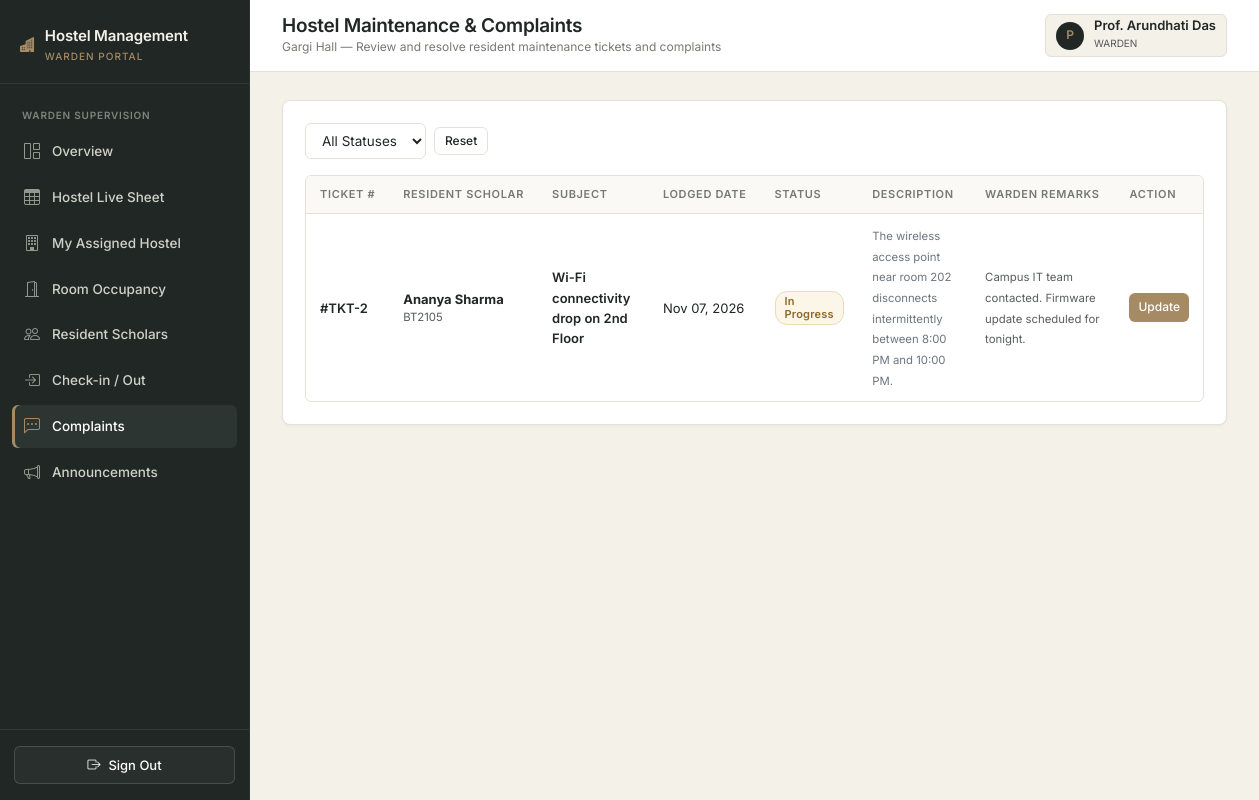
/warden/complaints (signed in), run on the app's committed database.
### hostel_allocation_system/app/models.py (models this page shows, shortened)
class User(UserMixin, db.Model):
    __tablename__ = "users"
    id = db.Column(db.Integer, primary_key=True)
    name = db.Column(db.String(100), nullable=False)
    email = db.Column(db.String(120), unique=True, nullable=False, index=True)
    password_hash = db.Column(db.String(255), nullable=False)
    role = db.Column(db.Enum("student", "warden", "admin", name="user_roles"), nullable=False)
    created_at = db.Column(db.DateTime, default=datetime.utcnow, nullable=False)
    student = db.relationship("Student", backref="user", uselist=False, cascade="all, delete-orphan")
    warden = db.relationship("Warden", backref="user", uselist=False, cascade="all, delete-orphan")

class Hostel(db.Model):
    __tablename__ = "hostels"
    id = db.Column(db.Integer, primary_key=True)
    hostel_name = db.Column(db.String(100), unique=True, nullable=False)
    hostel_type = db.Column(db.Enum("Boys", "Girls", "Co-ed", name="hostel_types"), nullable=False)
    address = db.Column(db.String(255), nullable=False)
    total_rooms = db.Column(db.Integer, default=0, nullable=False)
    description = db.Column(db.Text)
    rooms = db.relationship("Room", backref="hostel", cascade="all, delete-orphan", lazy="dynamic")
    wardens = db.relationship("Warden", backref="hostel", lazy="dynamic")
    complaints = db.relationship("Complaint", backref="hostel", lazy="dynamic")
    announcements = db.relationship("Announcement", backref="hostel", lazy="dynamic")

class Complaint(db.Model):
    __tablename__ = "complaints"
    id = db.Column(db.Integer, primary_key=True)
    student_id = db.Column(db.Integer, db.ForeignKey("students.id", ondelete="CASCADE"), nullable=False)
    hostel_id = db.Column(db.Integer, db.ForeignKey("hostels.id", ondelete="SET NULL"), nullable=True)
    complaint_title = db.Column(db.String(150), nullable=False)
    description = db.Column(db.Text, nullable=False)
    complaint_date = db.Column(db.DateTime, default=datetime.utcnow, nullable=False)
    status = db.Column(db.Enum("Open", "In Progress", "Resolved", "Closed", name="complaint_status"), default="Open", nullable=False)
    warden_remarks = db.Column(db.String(255))

class Student(db.Model):
    __tablename__ = "students"
    id = db.Column(db.Integer, primary_key=True)
    user_id = db.Column(db.Integer, db.ForeignKey("users.id", ondelete="CASCADE"), unique=True, nullable=False)
    registration_number = db.Column(db.String(30), unique=True, nullable=False, index=True)
    phone = db.Column(db.String(15), nullable=False)
    department = db.Column(db.String(100), nullable=False)
    academic_year = db.Column(db.SmallInteger, nullable=False)
    gender = db.Column(db.Enum("Male", "Female", "Other", name="genders"), nullable=False)
    address = db.Column(db.String(255))
    applications = db.relationship("Application", backref="student", cascade="all, delete-orphan", lazy="dynamic")
    allocations = db.relationship("Allocation", backref="student", cascade="all, delete-orphan", lazy="dynamic")
    complaints = db.relationship("Complaint", backref="student", cascade="all, delete-orphan", lazy="dynamic")

### hostel_allocation_system/app/warden/routes.py (the view)
@bp.route("/complaints")
@login_required
@role_required("warden")
def complaints():
    warden = get_current_warden()
    hostel = warden.hostel
    if not hostel:
        return render_template("warden/unassigned.html", warden=warden)
    status_filter = request.args.get("status", "").strip()
    comps_query = Complaint.query.filter_by(hostel_id=hostel.id)
    if status_filter:
        comps_query = comps_query.filter(Complaint.status == status_filter)
    all_comps = comps_query.order_by(Complaint.complaint_date.desc()).all()
    form = WardenComplaintForm()
    return render_template("warden/complaints.html",
                           hostel=hostel,
                           complaints=all_comps,
                           form=form,
                           selected_status=status_filter)

### hostel_allocation_system/app/forms.py
class WardenComplaintForm(FlaskForm):
    status = SelectField("Resolution Status", choices=[
        ("Open", "Open"),
        ("In Progress", "In Progress"),
        ("Resolved", "Resolved"),
        ("Closed", "Closed")
    ], validators=[DataRequired()])
    warden_remarks = TextAreaField("Warden Remarks / Action Taken", validators=[Length(max=255)])
    submit = SubmitField("Update Complaint")

### hostel_allocation_system/app/__init__.py (called while the page is built)
@login_manager.user_loader
def load_user(user_id):
    from .models import User
    return db.session.get(User, int(user_id))

### hostel_allocation_system/app/warden/routes.py (called while the page is built)
def get_current_warden():
    warden = Warden.query.filter_by(user_id=current_user.id).first()
    if not warden:
        abort(404, description="Warden profile not found.")
    return warden

### hostel_allocation_system/app/templates/warden/complaints.html (shortened to what this page needs)
{% extends "shared/base.html" %}
{% block page_title %}Hostel Maintenance & Complaints{% endblock %}
{% block page_subtitle %}{{ hostel.hostel_name }} — Review and resolve resident maintenance tickets and complaints{% endblock %}
{% block content %}
<div class="content-panel">
  <form method="GET" action="{{ url_for('warden.complaints') }}" class="d-flex align-items-center gap-2 mb-3">
    <select name="status" class="form-select-custom" style="width: auto;" onchange="this.form.submit()">
      <option value="">All Statuses</option>
    </select>
    <a href="{{ url_for('warden.complaints') }}" class="btn-custom btn-outline-custom btn-sm-custom">Reset</a>
  </form>
  {% if complaints %}
    <div class="table-responsive-wrapper">
      <table class="custom-table">
        <thead>
          <tr>
            <th>Ticket #</th>
            <th>Resident Scholar</th>
            <th>Subject</th>
            <th>Lodged Date</th>
            <th>Status</th>
            <th>Description</th>
            <th>Warden Remarks</th>
            <th>Action</th>
          </tr>
        </thead>
        <tbody>
          {% for c in complaints %}
            <tr>
              <td class="fw-semibold">#TKT-{{ c.id }}</td>
              <td>
                <span class="fw-bold">{{ c.student.user.name }}</span>
                <small class="text-muted d-block">{{ c.student.registration_number }}</small>
              </td>
              <td class="fw-semibold">{{ c.complaint_title }}</td>
              <td>{{ c.complaint_date.strftime('%b %d, %Y') }}</td>
              <td>{{ c.status|status_badge|safe }}</td>
              <td style="max-width: 220px;"><span class="text-secondary small">{{ c.description }}</span></td>
              <td style="max-width: 200px;"><span class="text-muted small">{{ c.warden_remarks or 'None' }}</span></td>
              <td>
                <button class="btn-custom btn-bronze btn-sm-custom py-1 px-2" data-bs-toggle="modal" data-bs-target="#updateComplaintModal{{ c.id }}">
                  Update
                </button>
              </td>
            </tr>
          {% endfor %}
        </tbody>
      </table>
    </div>
  {% else %}
    <div class="text-center py-5 text-muted small">No complaints logged for {{ hostel.hostel_name }}.</div>
  {% endif %}
</div>
{% endblock %}

### hostel_allocation_system/app/templates/shared/base.html (shortened to what this page needs)
<!DOCTYPE html>
<html lang="en">
<head>
  <link rel="stylesheet" href="https://cdn.jsdelivr.net/npm/bootstrap@5.3.3/dist/css/bootstrap.min.css">
  <link rel="stylesheet" href="https://cdn.jsdelivr.net/npm/bootstrap-icons@1.11.3/font/bootstrap-icons.min.css">
  <link rel="stylesheet" href="{{ url_for('static', filename='css/main.css') }}">
</head>
<body>
{% if current_user.is_authenticated %}
  <div class="app-wrapper">
    <aside class="app-sidebar">
      <div class="sidebar-header">
        <div class="sidebar-brand">
          <i class="bi bi-buildings-fill text-warning" style="color: var(--accent-bronze) !important;"></i>
          <div>
            <div>Hostel Management</div>
            <small>{{ current_user.role }} portal</small>
          </div>
        </div>
      </div>
      <nav class="sidebar-nav">
        {% if current_user.role == 'admin' %}
          <div class="nav-section-title">Institutional Overview</div>
          <a href="{{ url_for('admin.overview') }}" class="{{ 'active' if request.endpoint == 'admin.overview' else '' }}">
            <i class="bi bi-grid-1x2"></i> Overview
          </a>
          <a href="{{ url_for('admin.sheets') }}" class="{{ 'active' if request.endpoint == 'admin.sheets' else '' }}">
            <i class="bi bi-table"></i> Live Database Sheet
          </a>
          <div class="nav-section-title">Accommodations</div>
          <a href="{{ url_for('admin.hostels') }}" class="{{ 'active' if request.endpoint == 'admin.hostels' else '' }}">
            <i class="bi bi-building"></i> Hostels
          </a>
          <a href="{{ url_for('admin.rooms') }}" class="{{ 'active' if request.endpoint == 'admin.rooms' else '' }}">
            <i class="bi bi-door-open"></i> Rooms & Beds
          </a>
          <a href="{{ url_for('admin.allocations') }}" class="{{ 'active' if request.endpoint == 'admin.allocations' else '' }}">
            <i class="bi bi-key"></i> Room Allocation
          </a>
          <div class="nav-section-title">Admissions & Students</div>
          <a href="{{ url_for('admin.applications') }}" class="{{ 'active' if request.endpoint == 'admin.applications' else '' }}">
            <i class="bi bi-file-earmark-text"></i> Applications
          </a>
          <a href="{{ url_for('admin.students') }}" class="{{ 'active' if request.endpoint == 'admin.students' else '' }}">
            <i class="bi bi-people"></i> Students
          </a>
          <a href="{{ url_for('admin.wardens') }}" class="{{ 'active' if request.endpoint == 'admin.wardens' else '' }}">
            <i class="bi bi-person-badge"></i> Wardens
          </a>
          <div class="nav-section-title">Administration</div>
          <a href="{{ url_for('admin.complaints') }}" class="{{ 'active' if request.endpoint == 'admin.complaints' else '' }}">
            <i class="bi bi-chat-left-dots"></i> Complaints
          </a>
          <a href="{{ url_for('admin.announcements') }}" class="{{ 'active' if request.endpoint == 'admin.announcements' else '' }}">
            <i class="bi bi-megaphone"></i> Announcements
          </a>
          <a href="{{ url_for('admin.reports') }}" class="{{ 'active' if request.endpoint == 'admin.reports' else '' }}">
            <i class="bi bi-bar-chart"></i> Reports
          </a>
          <a href="{{ url_for('admin.settings') }}" class="{{ 'active' if request.endpoint == 'admin.settings' else '' }}">
            <i class="bi bi-gear-wide-connected"></i> Settings
          </a>
        {% elif current_user.role == 'warden' %}
          <div class="nav-section-title">Warden Supervision</div>
          <a href="{{ url_for('warden.overview') }}" class="{{ 'active' if request.endpoint == 'warden.overview' else '' }}">
            <i class="bi bi-grid-1x2"></i> Overview
          </a>
          <a href="{{ url_for('warden.sheets') }}" class="{{ 'active' if request.endpoint == 'warden.sheets' else '' }}">
            <i class="bi bi-table"></i> Hostel Live Sheet
          </a>
          <a href="{{ url_for('warden.my_hostel') }}" class="{{ 'active' if request.endpoint == 'warden.my_hostel' else '' }}">
            <i class="bi bi-building"></i> My Assigned Hostel
          </a>
          <a href="{{ url_for('warden.occupancy') }}" class="{{ 'active' if request.endpoint == 'warden.occupancy' else '' }}">
            <i class="bi bi-door-open"></i> Room Occupancy
          </a>
          <a href="{{ url_for('warden.students') }}" class="{{ 'active' if request.endpoint == 'warden.students' else '' }}">
            <i class="bi bi-people"></i> Resident Scholars
          </a>
          <a href="{{ url_for('warden.checkin') }}" class="{{ 'active' if request.endpoint == 'warden.checkin' else '' }}">
            <i class="bi bi-box-arrow-in-right"></i> Check-in / Out
          </a>
          <a href="{{ url_for('warden.complaints') }}" class="{{ 'active' if request.endpoint == 'warden.complaints' else '' }}">
            <i class="bi bi-chat-left-dots"></i> Complaints
          </a>
          <a href="{{ url_for('warden.announcements') }}" class="{{ 'active' if request.endpoint == 'warden.announcements' else '' }}">
            <i class="bi bi-megaphone"></i> Announcements
          </a>
        {% endif %}
      </nav>
      <div class="sidebar-footer">
        <a href="{{ url_for('auth.logout') }}" class="btn-custom btn-outline-custom w-100 justify-content-center text-white" style="border-color: rgba(255,255,255,0.15); background: rgba(255,255,255,0.04);">
          <i class="bi bi-box-arrow-right"></i> Sign Out
        </a>
      </div>
    </aside>
    <div class="app-main">
      <header class="app-topbar">
        <div class="d-flex align-items-center gap-3">
          <div class="topbar-title">
            <h1>{% block page_title %}Dashboard{% endblock %}</h1>
            <div class="breadcrumb-sub">{% block page_subtitle %}{{ college_name }}{% endblock %}</div>
          </div>
        </div>
        <div class="topbar-actions">
          <div class="user-profile-badge">
            <div class="user-avatar">{{ current_user.name[:1] }}</div>
            <div>
              <div class="fw-semibold lh-1">{{ current_user.name }}</div>
              <small class="text-muted text-uppercase" style="font-size: 10px;">{{ current_user.role }}</small>
            </div>
          </div>
        </div>
      </header>
      <div class="app-content">
        {% block content %}{% endblock %}
      </div>
    </div>
  </div>
{% endif %}
</body>
</html>

### data on the page
User: role "WARDEN", name "P", name "Prof. Arundhati Das"
Hostel: hostel_name "Gargi Hall"
Complaint: id "2", student.user.name "Ananya Sharma", student.registration_number "BT2105", complaint_title "Wi-Fi connectivity drop on 2nd Floor", complaint_date "Nov 07, 2026", status|status_badge "In Progress", description "The wireless access point near room 202 disconnects intermittently between 8:00 PM and 10:00 PM.", warden_remarks "Campus IT team contacted. Firmware update scheduled for tonight."
